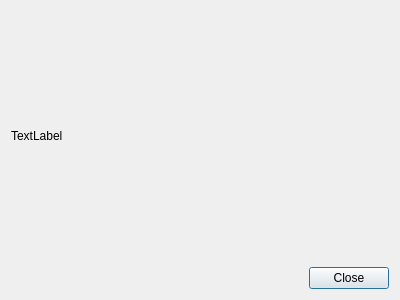
<?xml version="1.0" encoding="UTF-8"?>
<ui version="4.0">
 <class>Dialog</class>
 <widget class="QDialog" name="Dialog">
  <property name="geometry">
   <rect>
    <x>0</x>
    <y>0</y>
    <width>400</width>
    <height>300</height>
   </rect>
  </property>
  <property name="windowTitle">
   <string>Image</string>
  </property>
  <layout class="QGridLayout" name="gridLayout">
   <item row="1" column="0">
    <spacer name="horizontalSpacer">
     <property name="orientation">
      <enum>Qt::Horizontal</enum>
     </property>
     <property name="sizeHint" stdset="0">
      <size>
       <width>40</width>
       <height>20</height>
      </size>
     </property>
    </spacer>
   </item>
   <item row="1" column="1">
    <widget class="QPushButton" name="btn_close">
     <property name="text">
      <string>Close</string>
     </property>
    </widget>
   </item>
   <item row="0" column="0" colspan="2">
    <widget class="QLabel" name="label_display">
     <property name="text">
      <string>TextLabel</string>
     </property>
    </widget>
   </item>
  </layout>
 </widget>
 <resources/>
 <connections>
  <connection>
   <sender>btn_close</sender>
   <signal>clicked()</signal>
   <receiver>Dialog</receiver>
   <slot>close()</slot>
   <hints>
    <hint type="sourcelabel">
     <x>355</x>
     <y>281</y>
    </hint>
    <hint type="destinationlabel">
     <x>199</x>
     <y>149</y>
    </hint>
   </hints>
  </connection>
 </connections>
</ui>
